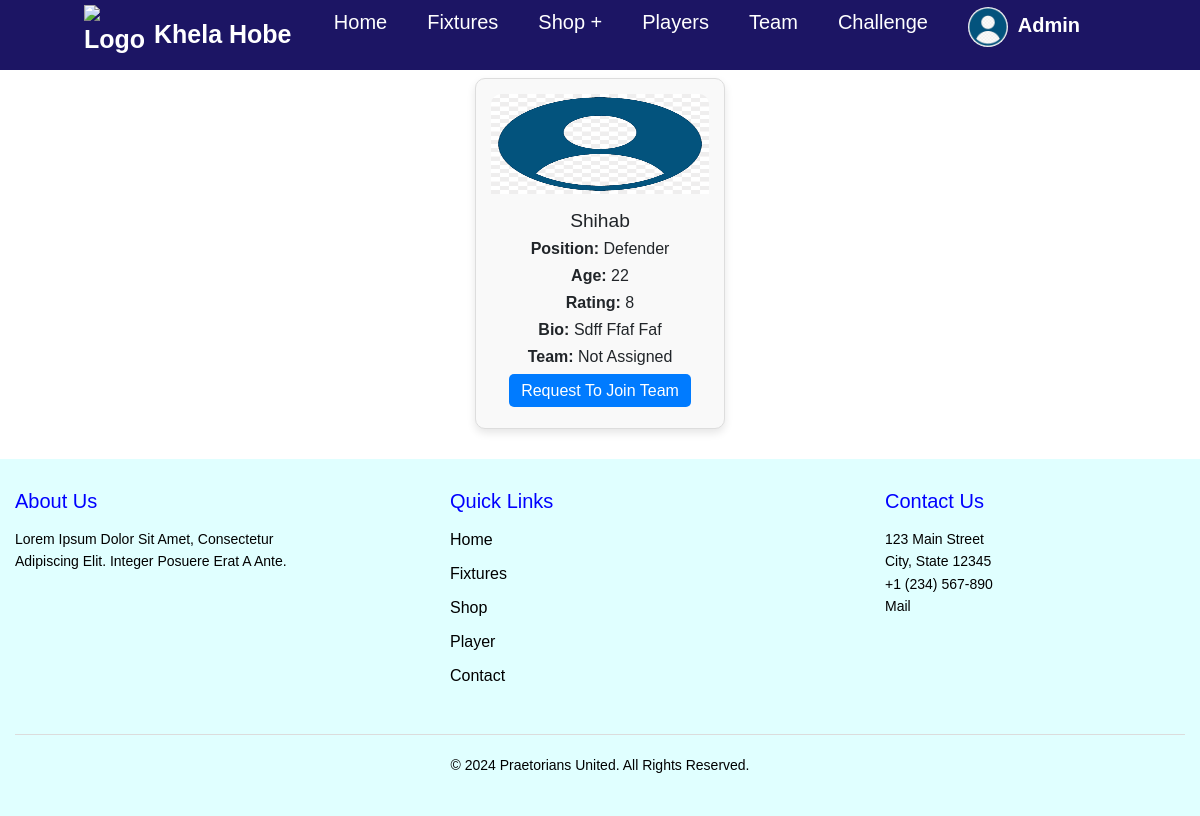
The app's page /player/addplayer_list/ (signed in) with its own data.
### User/models.py (models this page shows, shortened)
class Profile(models.Model):
    user = models.OneToOneField(User, on_delete=models.CASCADE)
    Name = models.CharField(max_length=100, blank=True, null=True)
    bio = models.TextField(blank=True, null=True)
    mobile = models.CharField(max_length=15, blank=True, null=True)
    avatar = models.ImageField(upload_to='avatars/', blank=True, null=True)

### Player/models.py (models this page shows, shortened)
class Player(models.Model):
    GOALKEEPER = 'goalkeeper'
    DEFENDER = 'defender'
    MIDFIELDER = 'midfielder'
    FORWARD = 'forward'
    POSITION_CHOICES = [
        (GOALKEEPER, 'Goalkeeper'),
        (DEFENDER, 'Defender'),
        (MIDFIELDER, 'Midfielder'),
        (FORWARD, 'Forward'),
    ]
    RATING_CHOICES = [
        (1, '1'),
        (2, '2'),
        (3, '3'),
        (4, '4'),
        (5, '5'),
        (6, '6'),
        (7, '7'),
        (8, '8'),
        (9, '9'),
        (10, '10'),
    ]
    user = models.OneToOneField(User, on_delete=models.CASCADE)
    name = models.CharField(max_length=100)
    bio = models.TextField(null=True)
    kit = models.IntegerField(unique=True)
    team = models.ForeignKey(Team, on_delete=models.SET_NULL, null=True, blank=True, related_name='player')
    position = models.CharField(
        max_length=50,
        choices=POSITION_CHOICES,
        default=MIDFIELDER,
    )
    age = models.IntegerField()
    img = models.ImageField(upload_to='player_images/')
    NID_number = models.CharField(max_length=100)
    nationality = models.CharField(max_length=100, null=True)
    nationality_image = models.ImageField(upload_to='player_nationality_images/', null=True)
    rating = models.IntegerField(choices=RATING_CHOICES,default=5)  # Rating field from 1 to 10

### Player/views.py (the view)
# urls.py: path('addplayer_list/', views.addplayer_list, name='addplayer_list'),
@login_required
def addplayer_list(request):
    players = Player.objects.all()
    context = {
        'players': players,
    }
    return render(request, 'addplayer_list.html', context)

### templates/addplayer_list.html (shortened to what this page needs)
{% extends "base.html" %}
{% load static %}
{% block content %}
<h1>Player List</h1>
<div class="player-all-list">
    {% for player in players %}
    {% if player.team == team %}
    <div class="player-all-card">
        <div class="player-all-image">
            <img src="{{ player.img.url }}" alt="{{ player.name }} Image">
        </div>
        <div class="player-all-list-info">
            <h2>{{ player.name }}</h2>
            <p><strong>Position:</strong> {{ player.get_position_display }}</p>
            <p><strong>Age:</strong> {{ player.age }}</p>
            <p><strong>Rating:</strong> {{ player.rating }}</p>
            <p><strong>Bio:</strong> {{ player.bio }}</p>
            <p><strong>Team:</strong>
                {% if player.team %}
                    {{ player.team.name }}
                {% else %}
                    Not assigned
                {% endif %}
            </p>
            <div class="player-all-list-actions">
                <a href="">Request to Join Team</a>
            </div>
        </div>
    </div>
    {% endif%}
    {% endfor %}
</div>
{% endblock %}

### templates/header.html (shortened to what this page needs)
{% load static %}
<!DOCTYPE html>
<html lang="en">
<head>
    <link rel="stylesheet" href="{% static 'css/style.css' %}">
</head>
<body class="hea">
    <header >
        <a class="logo" href="">
                <img src="" alt="Logo" style="width: 60px; height: 60px; margin-right: 10px;">
                Khela Hobe
        </a>
        <nav class="navbar" >
            <ul>
                <li><a href="{% url 'home' %}">Home</a></li>
                <li><a href="">Fixtures</a></li>
                <li><a href="">Shop + </a>
                </li>
                {% if user.is_authenticated and not request.user.manager %}
                <li><a href="{% url 'check_player_profile' %}">Players</a></li>
                {%endif%}
                {% if request.user.player %}
                <li><a href="">Team</a>
                </li>
                {% endif %}
                {% if user.is_authenticated and user.player and user.player.team %}
                <li><a href="">Challenge</a></li>
                {%endif%}
                {% if user.is_authenticated %}
                <li>
                <a class="logo" href="">
                    {% if user.profile.avatar %}
                    <img src="{{ user.profile.avatar.url }}" alt="Avatar" style="width: 40px; height: 40px; border-radius: 50%; margin-right: 5px;">
                    {% else %}
                    <span class="fa fa-user-circle-o fa-lg"></span>
                    {% endif %}
                    {{ user.username }}
                </a>
            </li>
                {%else%}
                <li><a href="{% url 'login' %}">Login</a></li>
                <li><a href="{% url 'signup' %}">Signup</a></li>
                {% endif %}
            </ul>
        </nav>
    </header>
</body>
</html>

### static/css/style.css (style rules this page uses)
* { margin: 0; padding: 0; box-sizing: border-box; font-family: Arial, Helvetica, sans-serif; text-transform: capitalize; text-decoration: none; }
body { min-height: 100vh; background-size: cover; background-position: center; }
header { position: fixed; top: 0; left: 0; right: 0; background: #1c1564; padding: 20px 7%; display: flex; align-items: center; justify-content: space-between; z-index: 1000; height: 70px; }
header .logo { font-weight: bolder; font-size: 25px; color: #fff; text-decoration: none; display: flex; align-items: center; }
header .logo img { margin-right: 10px; }
header .navbar { display: flex; align-items: center; }
header .navbar ul { list-style: none; display: flex; }
header .navbar ul li { position: relative; display: inline-block; }
header .navbar ul li a { font-size: 20px; padding: 10px 20px; color: #FFFFFF; display: block; text-decoration: none; }
.player-all-card { border: 1px solid #ccc; border-radius: 8px; overflow: hidden; background-color: #f9f9f9; transition: transform 0.3s; padding: 10px; }
.player-all-list { margin-top: 20px; display: flex; flex-wrap: wrap; justify-content: space-around; }
.player-all-card { border: 1px solid #ddd; border-radius: 10px; margin: 10px; padding: 15px; width: 250px; box-shadow: 0 4px 8px rgba(0,0,0,0.1); transition: transform 0.2s; }
.player-all-image img { width: 100%; height: 100px; border-radius: 10px 10px 0 0; }
.player-all-list-info { padding: 10px; text-align: center; }
.player-all-list-info h2 { font-size: 1.2em; margin: 5px 0; }
.player-all-list-info p { margin: 3px 0; }
.player-all-list-actions { margin-top: 10px; }
.player-all-list-actions a { text-decoration: none; color: #fff; background-color: #007bff; padding: 8px 12px; border-radius: 5px; transition: background-color 0.2s; }

### records on screen
Player: img (placeholder picture), name "Shihab", position "Defender", age "22", rating "8", bio "Sdff Ffaf Faf", shows "Not Assigned"

### other values on screen
{{ user.username }} "Admin"
